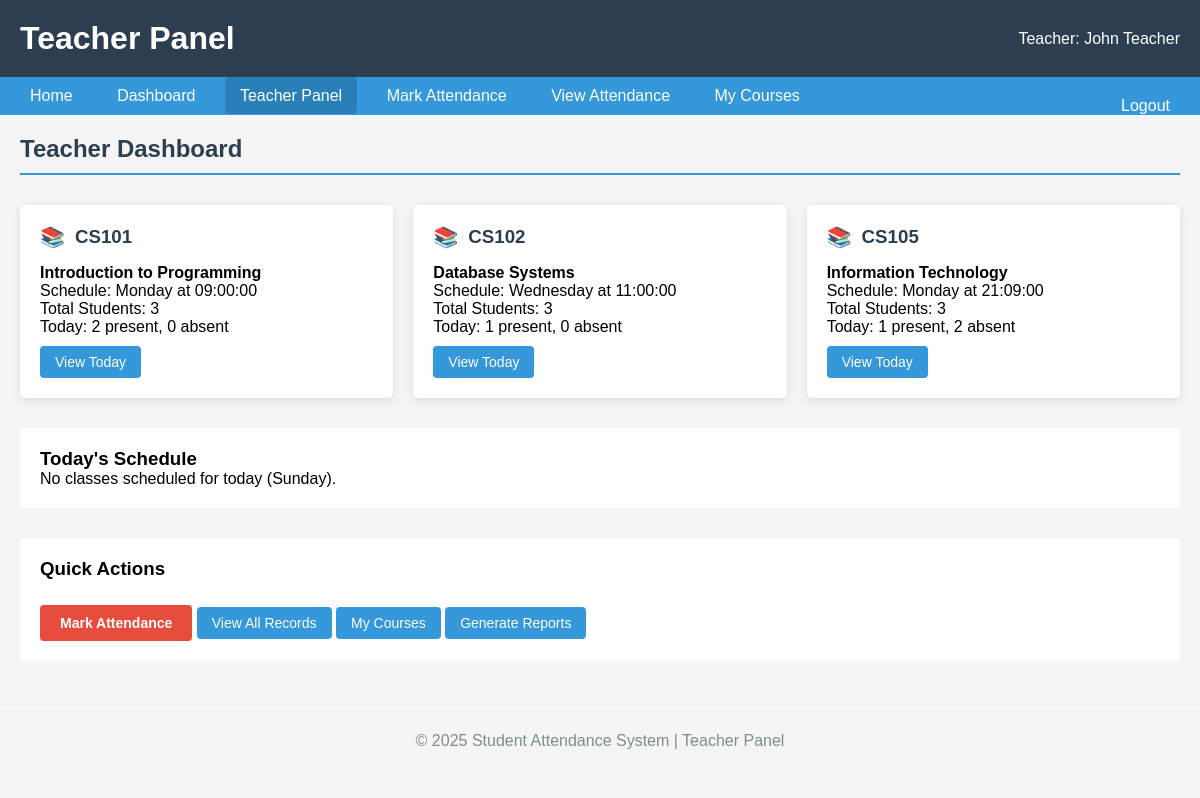
The page /teacher.php (signed in) on the database its author committed.
### tables this page shows
CREATE TABLE `courses` (
  `course_id` int(11) NOT NULL,
  `course_code` varchar(20) NOT NULL,
  `course_name` varchar(200) NOT NULL,
  `teacher_id` int(11) DEFAULT NULL,
  `schedule_day` varchar(20) DEFAULT NULL,
  `schedule_time` time DEFAULT NULL,
  `created_at` timestamp NOT NULL DEFAULT current_timestamp()
);

### teacher.php (the view, shortened to what this page needs)
<?php
$conn = db_connect();
$teacher_id = $_SESSION['user_id'];
?>
<!DOCTYPE html>
<html>
<head>
</head>
<body>
    <div class="header">
        <h1>Teacher Panel</h1>
        <div>
            Teacher: <?php echo htmlspecialchars($_SESSION['full_name']); ?>
        </div>
    </div>
    <div class="nav">
        <a href="index.php">Home</a>
        <a href="dashboard.php">Dashboard</a>
        <a href="teacher.php" style="background:#2980b9;">Teacher Panel</a>
        <a href="mark_attendance.php">Mark Attendance</a>
        <a href="view_attendance.php">View Attendance</a>
        <a href="my_courses.php">My Courses</a>
        <a href="logout.php" style="float:right;">Logout</a>
    </div>
    <div class="container">
        <h2 class="page-title">Teacher Dashboard</h2>
        <div class="teacher-cards">
            <?php
            $sql = "SELECT * FROM courses WHERE teacher_id = :teacher_id";
            $stmt = $conn->prepare($sql);
            $stmt->bindParam(':teacher_id', $teacher_id);
            $stmt->execute();
            $courses = $stmt->fetchAll();
            foreach ($courses as $course) {
                $student_count = $conn->query("SELECT COUNT(*) FROM students")->fetchColumn();
                $today_sql = "SELECT COUNT(*) as total,
                             SUM(CASE WHEN status = 'present' THEN 1 ELSE 0 END) as present,
                             SUM(CASE WHEN status = 'absent' THEN 1 ELSE 0 END) as absent
                             FROM attendance
                             WHERE course_id = :course_id AND attendance_date = CURDATE()";
                $today_stmt = $conn->prepare($today_sql);
                $today_stmt->bindParam(':course_id', $course['course_id']);
                $today_stmt->execute();
                $today_stats = $today_stmt->fetch();
                ?>
                <div class="teacher-card">
                    <h3><?php echo htmlspecialchars($course['course_code']); ?></h3>
                    <p><strong><?php echo htmlspecialchars($course['course_name']); ?></strong></p>
                    <p>Schedule: <?php echo htmlspecialchars($course['schedule_day'] . ' at ' . $course['schedule_time']); ?></p>
                    <p>Total Students: <?php echo $student_count; ?></p>
                    <?php if ($today_stats['total'] > 0): ?>
                        <p>Today: <?php echo $today_stats['present']; ?> present, <?php echo $today_stats['absent']; ?> absent</p>
                        <a href="view_attendance.php?course_id=<?php echo $course['course_id']; ?>&date=<?php echo date('Y-m-d'); ?>" class="btn">View Today</a>
                    <?php else: ?>
                        <p>No attendance marked today</p>
                        <a href="mark_attendance.php?course_id=<?php echo $course['course_id']; ?>" class="btn btn-mark">Mark Attendance</a>
                    <?php endif; ?>
                </div>
                <?php
            }
            ?>
        </div>
        <div class="today-attendance">
            <h3>Today's Schedule</h3>
            <?php
            $today = date('l');
            $sql = "SELECT * FROM courses WHERE teacher_id = :teacher_id AND schedule_day = :today ORDER BY schedule_time";
            $stmt = $conn->prepare($sql);
            $stmt->bindParam(':teacher_id', $teacher_id);
            $stmt->bindParam(':today', $today);
            $stmt->execute();
            $today_courses = $stmt->fetchAll();
            if (count($today_courses) > 0):
            ?>
                <table class="table">
                    <thead>
                        <tr>
                            <th>Course</th>
                            <th>Time</th>
                            <th>Status</th>
                            <th>Action</th>
                        </tr>
                    </thead>
                    <tbody>
                        <?php foreach ($today_courses as $course):
                            $check_sql = "SELECT COUNT(*) FROM attendance WHERE course_id = :course_id AND attendance_date = CURDATE()";
                            $check_stmt = $conn->prepare($check_sql);
                            $check_stmt->bindParam(':course_id', $course['course_id']);
                            $check_stmt->execute();
                            $marked = $check_stmt->fetchColumn() > 0;
                        ?>
                        <tr>
                            <td><?php echo htmlspecialchars($course['course_name']); ?></td>
                            <td><?php echo htmlspecialchars($course['schedule_time']); ?></td>
                            <td>
                                <?php if ($marked): ?>
                                    <span class="status-present">Attendance Marked</span>
                                <?php else: ?>
                                    <span class="status-absent">Pending</span>
                                <?php endif; ?>
                            </td>
                            <td>
                                <?php if ($marked): ?>
                                    <a href="view_attendance.php?course_id=<?php echo $course['course_id']; ?>&date=<?php echo date('Y-m-d'); ?>" class="btn">View</a>
                                <?php else: ?>
                                    <a href="mark_attendance.php?course_id=<?php echo $course['course_id']; ?>" class="btn btn-mark">Mark Now</a>
                                <?php endif; ?>
                            </td>
                        </tr>
                        <?php endforeach; ?>
                    </tbody>
                </table>
            <?php else: ?>
                <p>No classes scheduled for today (<?php echo $today; ?>).</p>
            <?php endif; ?>
        </div>
        <div style="margin-top: 30px; padding: 20px; background: white; border-radius: 5px;">
            <h3>Quick Actions</h3>
            <div style="margin-top: 15px;">
                <a href="mark_attendance.php" class="btn btn-mark">Mark Attendance</a>
                <a href="view_attendance.php" class="btn">View All Records</a>
                <a href="my_courses.php" class="btn">My Courses</a>
                <a href="reports.php" class="btn">Generate Reports</a>
            </div>
        </div>
    </div>
    <div class="footer">
        <p>© 2025 Student Attendance System | Teacher Panel</p>
    </div>
</body>
</html>

### teacher.php (style rules this page uses)
* { margin: 0; padding: 0; box-sizing: border-box; }
body { font-family: Arial, sans-serif; background: #f5f5f5; }
.header { background: #2c3e50; color: white; padding: 20px; display: flex; justify-content: space-between; align-items: center; }
.nav { background: #3498db; padding: 10px; }
.nav a { color: white; text-decoration: none; padding: 10px 15px; margin: 0 5px; border-radius: 4px; }
.container { max-width: 1200px; margin: 0 auto; padding: 20px; }
.page-title { color: #2c3e50; margin-bottom: 20px; padding-bottom: 10px; border-bottom: 2px solid #3498db; }
.teacher-cards { display: grid; grid-template-columns: repeat(auto-fit, minmax(250px, 1fr)); gap: 20px; margin: 30px 0; }
.teacher-card { background: white; padding: 20px; border-radius: 5px; box-shadow: 0 3px 10px rgba(0,0,0,0.1); }
.teacher-card h3 { color: #2c3e50; margin-bottom: 15px; display: flex; align-items: center; }
.teacher-card h3:before { content: "📚"; margin-right: 10px; font-size: 20px; }
.today-attendance { margin-top: 30px; background: white; padding: 20px; border-radius: 5px; }
.btn { display: inline-block; background: #3498db; color: white; padding: 8px 15px; text-decoration: none; border-radius: 4px; margin-top: 10px; font-size: 14px; }
.btn-mark { background: #e74c3c; padding: 10px 20px; font-weight: bold; }
.footer { text-align: center; padding: 20px; margin-top: 30px; color: #7f8c8d; border-top: 1px solid #eee; }

### rows shown on the page
courses: course_code "CS101", course_name "Introduction to Programming", schedule_day+schedule_time "Monday at 09:00:00", student_count "3", present "2", absent "0"
courses: course_code "CS102", course_name "Database Systems", schedule_day+schedule_time "Wednesday at 11:00:00", student_count "3", present "1", absent "0"
courses: course_code "CS105", course_name "Information Technology", schedule_day+schedule_time "Monday at 21:09:00", student_count "3", present "1", absent "2"

### other values the page prints
$_SESSION['full_name'] "John Teacher"
